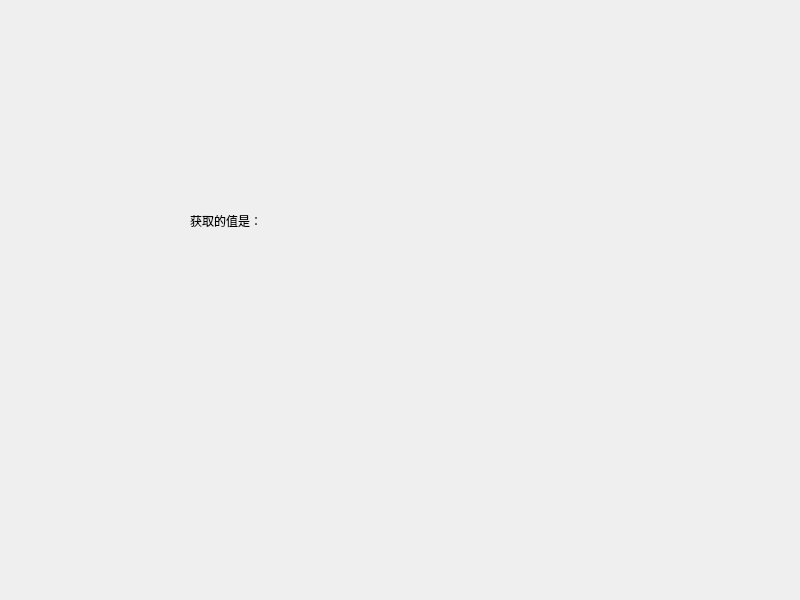
<?xml version="1.0" encoding="UTF-8"?>
<ui version="4.0">
 <class>Widget</class>
 <widget class="QWidget" name="Widget">
  <property name="geometry">
   <rect>
    <x>0</x>
    <y>0</y>
    <width>800</width>
    <height>600</height>
   </rect>
  </property>
  <property name="windowTitle">
   <string>Widget</string>
  </property>
  <widget class="QLabel" name="label">
   <property name="geometry">
    <rect>
     <x>190</x>
     <y>200</y>
     <width>111</width>
     <height>41</height>
    </rect>
   </property>
   <property name="text">
    <string>获取的值是：</string>
   </property>
  </widget>
 </widget>
 <resources/>
 <connections/>
</ui>
